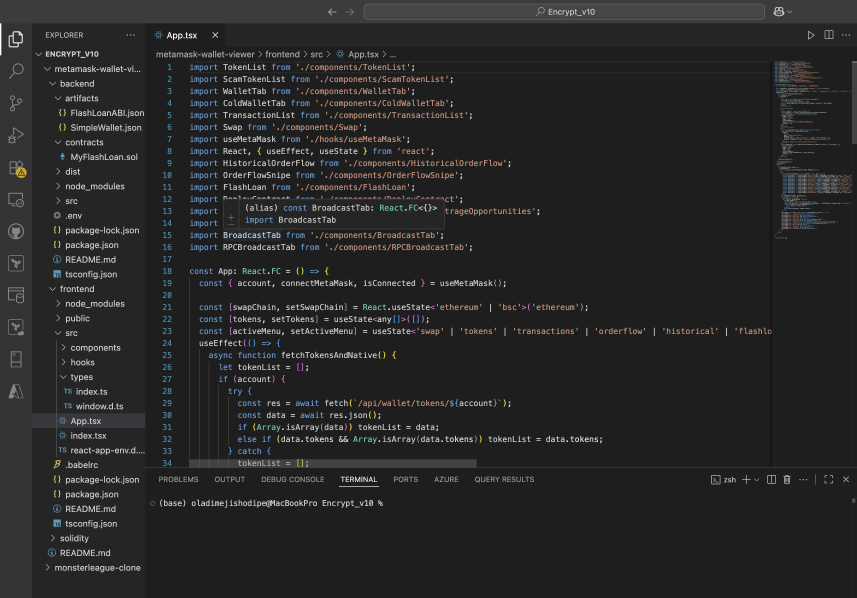
#> input picture Screenshot 2025-09-14 at 12.32.22 AM.png, 2570 x 1794 px (shown at 1/3 size); its folder holds only this picture in this run
$ python create_seamless_blend.py
#> lines starting #> are read from the running program, lines starting #| are printed output that depends on the picture
from PIL import Image, ImageFilter
import os
import glob

def create_seamless_blend(image_files, output_path, blend_width=100):
    """
    Combine images horizontally with seamless blending at the edges

    Args:
        image_files (list): List of image file paths
        output_path (str): Path to save the blended image
        blend_width (int): Width of the blending area between images
    """
    try:
        print("Loading and processing images for seamless blending...")

        # Load all images
        images = []
        for file in image_files:
            img = Image.open(file)
            print(f"Loaded: {os.path.basename(file)} - Size: {img.size}")
            images.append(img)

        if not images:
            print("No images found!")
            return False

        # Find the maximum height
        max_height = max(img.size[1] for img in images)
        print(f"Target height: {max_height}")

        # Resize all images to the same height while maintaining aspect ratio
        resized_images = []
        for img in images:
            aspect_ratio = img.size[0] / img.size[1]
            new_width = int(max_height * aspect_ratio)
            resized_img = img.resize((new_width, max_height), Image.Resampling.LANCZOS)
            resized_images.append(resized_img)
            print(f"Resized to: {new_width}x{max_height}")

        # Calculate total width accounting for blend overlap
        total_width = sum(img.size[0] for img in resized_images) - (blend_width * (len(resized_images) - 1))
        print(f"Total blended width: {total_width}x{max_height}")

        # Create the final canvas
        final_image = Image.new('RGB', (total_width, max_height), (255, 255, 255))

        # Paste images with blending
        current_x = 0

        for i, img in enumerate(resized_images):
            if i == 0:
                # First image - paste normally
                final_image.paste(img, (current_x, 0))
                current_x += img.size[0] - blend_width
            else:
                # Subsequent images - create blend mask
                blend_mask = Image.new('L', img.size, 255)

                # Create gradient for left edge blending
                for x in range(min(blend_width, img.size[0])):
                    alpha = int(255 * (x / blend_width))
                    for y in range(img.size[1]):
                        blend_mask.putpixel((x, y), alpha)

                # Convert image to RGBA for blending
                img_rgba = img.convert('RGBA')
                img_rgba.putalpha(blend_mask)

                # Paste with blend
                final_image.paste(img_rgba, (current_x, 0), img_rgba)
                current_x += img.size[0] - blend_width

        # Apply subtle overall smoothing
        final_image = final_image.filter(ImageFilter.GaussianBlur(radius=0.5))

        # Save the result
        final_image.save(output_path, 'PNG', quality=95)
        print(f"✅ Seamlessly blended image saved as: {output_path}")

        return True

    except Exception as e:
        print(f"❌ Error creating blend: {e}")
        return False

def create_advanced_blend(image_files, output_path):
    """
    Create an advanced blend with gradient transitions and color matching
    """
    try:
        print("Creating advanced seamless blend...")

        # Load images
        images = [Image.open(file) for file in image_files]

        # Resize to same height
        max_height = max(img.size[1] for img in images)
        resized_images = []

        for img in images:
            aspect_ratio = img.size[0] / img.size[1]
            new_width = int(max_height * aspect_ratio)
            resized_img = img.resize((new_width, max_height), Image.Resampling.LANCZOS)
            resized_images.append(resized_img)

        # Create panoramic blend
        blend_width = 150  # Wider blend area
        total_width = sum(img.size[0] for img in resized_images) - (blend_width * (len(resized_images) - 1))

        # Create canvas with gradient background
        final_image = Image.new('RGB', (total_width, max_height))

        # Create gradient background
        for x in range(total_width):
            color_ratio = x / total_width
            bg_color = (
                int(240 + 15 * color_ratio),  # Subtle color shift
                int(245 + 10 * color_ratio),
                int(250 + 5 * color_ratio)
            )
            for y in range(max_height):
                final_image.putpixel((x, y), bg_color)

        # Blend images with feathered edges
        current_x = 0

        for i, img in enumerate(resized_images):
            # Create soft feather mask
            mask = Image.new('L', img.size, 255)

            if i > 0:  # Left edge feathering
                for x in range(min(blend_width, img.size[0])):
                    alpha = int(255 * (x / blend_width) ** 0.5)  # Curve for smoother transition
                    for y in range(img.size[1]):
                        mask.putpixel((x, y), alpha)

            if i < len(resized_images) - 1:  # Right edge feathering
                start_x = max(0, img.size[0] - blend_width)
                for x in range(start_x, img.size[0]):
                    alpha = int(255 * ((img.size[0] - x) / blend_width) ** 0.5)
                    for y in range(img.size[1]):
                        current_alpha = mask.getpixel((x, y))
                        mask.putpixel((x, y), min(current_alpha, alpha))

            # Apply mask and paste
            img_rgba = img.convert('RGBA')
            img_rgba.putalpha(mask)
            final_image.paste(img_rgba, (current_x, 0), img_rgba)

            current_x += img.size[0] - blend_width

        # Final smoothing filter
        final_image = final_image.filter(ImageFilter.GaussianBlur(radius=0.3))

        # Save result
        final_image.save(output_path, 'PNG', quality=98)
        print(f"✅ Advanced blend saved as: {output_path}")

        return True

    except Exception as e:
        print(f"❌ Error creating advanced blend: {e}")
        return False

if __name__ == "__main__":
    # Get image files
    screenshot_files = sorted(glob.glob("Screenshot 2025-09-14 at *.png"))
    oig_files = sorted(glob.glob("OIG*.jpeg"))

    all_files = screenshot_files + oig_files

    if not all_files:
        print("❌ No image files found!")
        exit(1)

    print(f"Found {len(all_files)} files for blending:")
    for file in all_files:
        print(f"  - {file}")

    # Create seamless blend
    print("\n🎨 Creating seamless blend...")
    success1 = create_seamless_blend(all_files, "combined_images_seamless.png", blend_width=120)
#> in create_seamless_blend, img is the input picture: PIL image 2570x1794 RGBA; mean R, G, B, A 39.6, 39.6, 39.9, 255
#| Loaded: Screenshot 2025-09-14 at 12.32.22 AM.png - Size: (2570, 1794)
#> in create_seamless_blend, `max_height = max(img.size[1] for img in images)`: max_height = 1794
#| Target height: 1794
#> the loop in create_seamless_blend, `for img in images:` made 1 pass
#> (aspect_ratio, new_width) on pass 1: (1.43, 2570)
#| Resized to: 2570x1794
#> after the loop in create_seamless_blend, `for img in images:`: resized_images = 1 item
#> in create_seamless_blend, `total_width = sum(img.size[0] for img in resized_images) - (blend_widt..`: total_width = 2570
#| Total blended width: 2570x1794
#> in create_seamless_blend, `final_image = Image.new('RGB', (total_width, max_height), (255, 255, 2..`: final_image: PIL image 2570x1794 RGB; every value is 255
#> the loop in create_seamless_blend, `for i, img in enumerate(resized_images):` made 1 pass
#> current_x on pass 1: 2450
#> after the loop in create_seamless_blend, `for i, img in enumerate(resized_images):`: current_x = 2450

    # Create advanced blend
    print("\n🎨 Creating advanced seamless blend...")
    success2 = create_advanced_blend(all_files, "combined_images_seamless_advanced.png")
#> in create_advanced_blend, `images = [Image.open(file) for file in image_files]`: images = 1 item
#> in create_advanced_blend, `max_height = max(img.size[1] for img in images)`: max_height = 1794
#> the loop in create_advanced_blend, `for img in images:` made 1 pass
#> after the loop in create_advanced_blend, `for img in images:`: resized_images = 1 item
#> in create_advanced_blend, `total_width = sum(img.size[0] for img in resized_images) - (blend_widt..`: total_width = 2570
#> in create_advanced_blend, `final_image = Image.new('RGB', (total_width, max_height))`: final_image: PIL image 2570x1794 RGB; every value is 0
#> the loop in create_advanced_blend, `for x in range(total_width):` made 2570 passes
#> color_ratio on passes 1 to 3: 0, 0.000389, 0.000778
#> after the loop in create_advanced_blend, `for x in range(total_width):`:
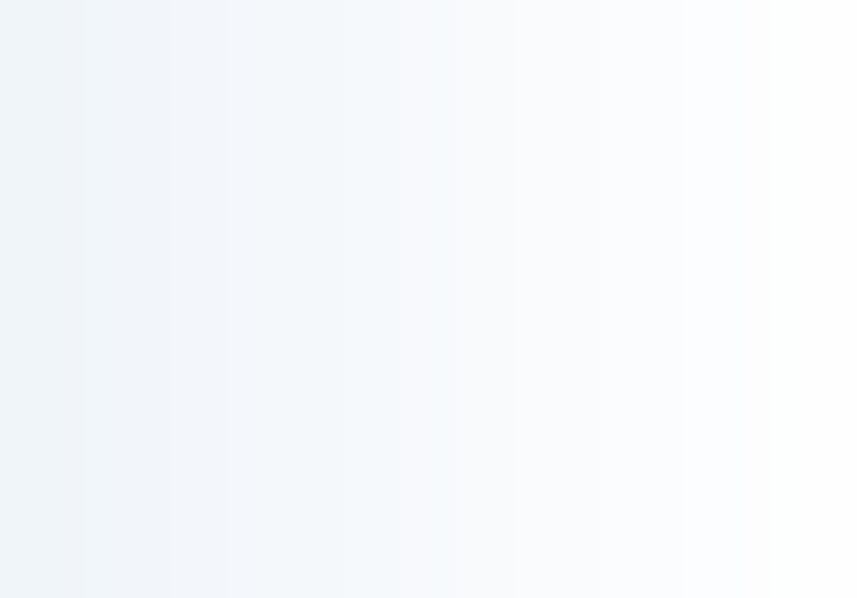
#> final_image: PIL image 2570x1794 RGB (shown at 1/3 size); mean R, G, B 247, 249.5, 252
#> the loop in create_advanced_blend, `for i, img in enumerate(resized_images):` made 1 pass
#> current_x on pass 1: 2420
#> after the loop in create_advanced_blend, `for i, img in enumerate(resized_images):`: current_x = 2420

    if success1 or success2:
        print("\n✨ Seamless blending complete!")
        print("Files created:")
        if success1:
            print("  - combined_images_seamless.png (basic seamless blend)")
        if success2:
            print("  - combined_images_seamless_advanced.png (advanced blend with color matching)")
        print("\nThese blended images have no visible demarcation between photos!")
    else:
        print("❌ Failed to create seamless blends")
